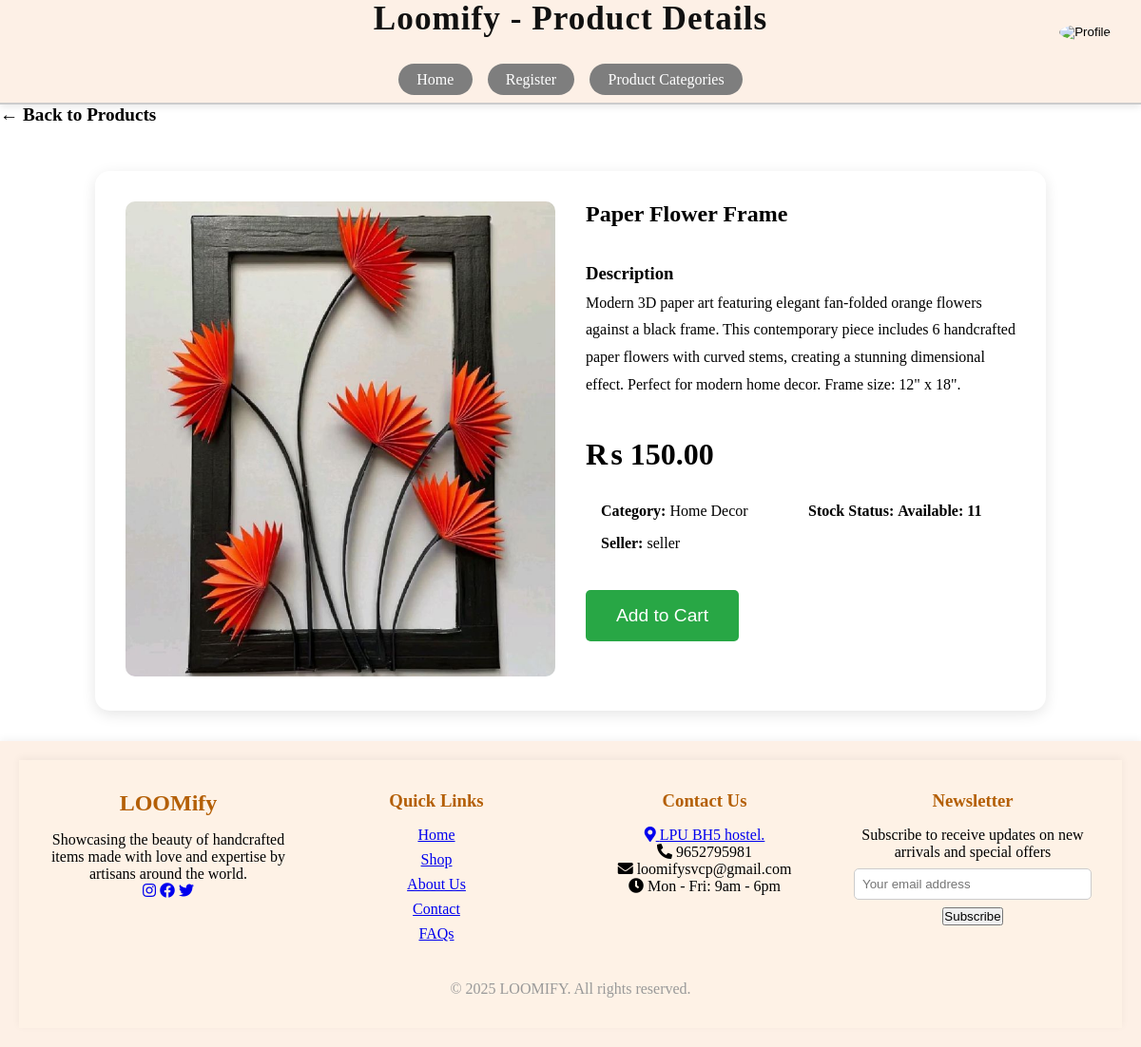
Page /productDetails.php?id=1 on the committed database.
### tables this page shows
CREATE TABLE `products` (
  `product_id` int(11) NOT NULL,
  `seller_id` int(11) DEFAULT NULL,
  `name` varchar(100) NOT NULL,
  `description` text DEFAULT NULL,
  `price` decimal(10,2) NOT NULL,
  `stock` int(11) NOT NULL,
  `Image` varchar(255) NOT NULL,
  `category_id` int(11) NOT NULL
);

CREATE TABLE `categories` (
  `category_id` int(11) NOT NULL,
  `name` varchar(100) NOT NULL,
  `Image` varchar(255) NOT NULL,
  `description` varchar(255) NOT NULL
);

CREATE TABLE `users` (
  `user_id` int(11) NOT NULL,
  `username` varchar(50) NOT NULL,
  `email` varchar(100) NOT NULL,
  `password` varchar(255) NOT NULL,
  `Address` varchar(255) DEFAULT NULL,
  `phone_number` varchar(15) DEFAULT NULL,
  `created_at` timestamp NOT NULL DEFAULT current_timestamp(),
  `role` enum('buyer','seller','admin') DEFAULT 'buyer'
);

### productDetails.php (the view, shortened to what this page needs)
<?php
include 'db.php';
$product_id = intval($_GET['id']);
$query = "SELECT p.*, c.name AS category_name, u.username AS seller_name
          FROM products p
          LEFT JOIN categories c ON p.category_id = c.category_id
          LEFT JOIN users u ON p.seller_id = u.user_id
          WHERE p.product_id = ?";
$stmt = $conn->prepare($query);
$stmt->bind_param("i", $product_id);
$stmt->execute();
$result = $stmt->get_result();
$product = $result->fetch_assoc();
?>
<!DOCTYPE html>
<html lang="en">
<head>
</head>
<body>
    <?php include 'styles/header.php'; ?>
    <header>
    <div class="header-content">
         <div class="header-title">
                <h1>Loomify - Product Details</h1>
            </div>
<div class="header-profile">
    <div class="dropdown">
        <button class="profile-btn" id="profileToggle">
            <img src="https://cdn-icons-png.flaticon.com/128/3177/3177440.png" alt="Profile" class="profile-icon">
        </button>
    </div>
</div>
  <div class="header-navigation">
                <nav>
                    <ul>
                        <?php if(isset($_SESSION['user_id'])): ?>
                            <li><a class="logoutbtn" href="index.php">Home  </a></li>
                            <li>
                                <a href="Cart.php" class="cart-icon">
                                    My Cart
                                    <?php
                                    $cartCount = isset($_SESSION['cart_count']) ? $_SESSION['cart_count'] : 0;
                                    if($cartCount > 0): ?>
                                        <span class="cart-count"><?php echo $cartCount; ?></span>
                                    <?php endif; ?>
                                </a>
                            </li>
                            <li><a href="productCategory.php">Product Categories</a></li>
                        <?php else: ?>
                            <li><a href="index.php">Home</a></li>
                            <li><a href="register.php">Register</a></li>
                            <li><a href="productCategory.php">Product Categories</a></li>
                        <?php endif; ?>
                    </ul>
                </nav>
            </div>
        </div>
    </header>
    <div class="container">
        <a href="index.php" class="back-button">← Back to Products</a>
        <div class="product-details-container">
            <div class="product-details-image">
                <?php if(!empty($product['Image']) && file_exists($product['Image'])): ?>
                    <img src="<?php echo htmlspecialchars($product['Image']); ?>"
                         alt="<?php echo htmlspecialchars($product['name']); ?>">
                <?php else: ?>
                    <div class="error-image">No image available</div>
                <?php endif; ?>
            </div>
            <div class="product-details-info">
                <div class="product-details-header">
                    <h2><?php echo htmlspecialchars($product['name']); ?></h2>
                </div>
                <div class="product-details-description">
                    <h3>Description</h3>
                    <p><?php echo htmlspecialchars($product['description']); ?></p>
                </div>
                <div class="product-details-price">
                    ₨ <?php echo number_format($product['price'], 2); ?>
                </div>
                <div class="product-details-metadata">
                    <div>
                        <strong>Category:</strong>
                        <?php echo htmlspecialchars($product['category_name'] ?? 'Uncategorized'); ?>
                    </div>
                    <div>
                        <strong>Stock Status:</strong>
                        <span class="product-details-stock <?php
                            echo ($product['stock'] <= 0 ? 'out-of-stock' :
                                  ($product['stock'] <= 5 ? 'low-stock' : ''));
                        ?>">
                            <?php
                            if ($product['stock'] <= 0) {
                                echo 'Out of Stock';
                            } elseif ($product['stock'] <= 5) {
                                echo 'Low Stock: ' . $product['stock'] . ' left';
                            } else {
                                echo 'Available: ' . $product['stock'];
                            }
                            ?>
                        </span>
                    </div>
                    <p><strong>Seller:</strong> <?php echo htmlspecialchars($product['seller_name']); ?></p>
                </div>
                <form action="Cart.php" method="POST" class="cart-form" style="margin-top: 1.5rem;">
                    <button type="submit"
                            class="add-to-cart-btn"
                            <?php echo ($product['stock'] <= 0 ? 'disabled' : ''); ?>>
                        <?php echo ($product['stock'] <= 0 ? 'Out of Stock' : 'Add to Cart'); ?>
                    </button>
                </form>
            </div>
        </div>
    </div>
    <footer>
        <div class="footer-content">
            <?php include 'styles/footer.php'; ?>
        </div>
    </footer>
</body>
</html>

### productDetails.php (style rules this page uses)
.product-details-container { max-width: 1000px; margin: 2rem auto; display: flex; gap: 2rem; background: white; padding: 2rem; border-radius: 15px; box-shadow: 0 4px 15px rgba(0, 0, 0, 0.1); }
.product-details-image { flex: 1; max-width: 50%; }
.product-details-image img { width: 100%; height: 500px; object-fit: cover; border-radius: 10px; }
.product-details-info { flex: 1; display: flex; flex-direction: column; }
.product-details-header { border-bottom: 2px solid var(--secondary-color); padding-bottom: 1rem; margin-bottom: 1rem; }
.product-details-price { font-size: 2rem; color: var(--primary-color); font-weight: bold; margin: 1rem 0; }
.product-details-description { margin-bottom: 1.5rem; line-height: 1.8; }
.product-details-metadata { display: grid; grid-template-columns: 1fr 1fr; gap: 1rem; background-color: var(--light-gray); padding: 1rem; border-radius: 8px; }
.product-details-stock { font-weight: bold; color: var(--secondary-color); }
.back-button { display: inline-block; margin-bottom: 1rem; color: var(--primary-color); text-decoration: none; font-weight: bold; font-size: 1.2rem; }
.add-to-cart-btn { background-color: #28a745; color: white; border: none; padding: 1rem 2rem; border-radius: 5px; font-size: 1.2rem; cursor: pointer; transition: background-color 0.3s ease; }

### styles/header.php (style rules this page uses)
* { margin: 0; padding: 0; box-sizing: border-box; }
html { scroll-behavior: smooth; }
header { background-color: #fdf0e6; padding: 4rem 1rem; border-bottom: 2px solid #ccc; height: 110px; }
.header-content { display: flex; flex-direction: column; align-items: center; justify-content: center; gap: 2.2rem; }
.header-title h1 { font-size: 2.2rem; font-weight: 800; color: #111; text-align: center; letter-spacing: 1px; }
.header-profile { position: absolute; top: 1.5rem; right: 2rem; }
.dropdown { position: relative; display: inline-block; }
.profile-btn { background: none; border: none; cursor: pointer; }
.profile-icon { width: 40px; height: 40px; border-radius: 50%; transition: transform 0.2s ease; }
.header-navigation nav ul { list-style: none; display: flex; gap: 1rem; justify-content: center; flex-wrap: wrap; }
.header-navigation nav ul li a { background-color: #7e7e7e; color: white; padding: 0.5rem 1.2rem; border-radius: 9999px; text-decoration: none; font-weight: 500; transition: background-color 0.3s ease; }

### styles/footer.php (style rules this page uses)
header { background-color: #fdf0e6; box-shadow: 0 2px 8px rgba(0, 0, 0, 0.1); padding: 0; }
footer { margin-top: auto; background-color: #fdf0e6; padding: 20px; text-align: center; box-shadow: 0 -2px 8px rgba(0, 0, 0, 0.05); }

### rows in the picture
products: Image (picture), name "Paper Flower Frame", description "Modern 3D paper art featuring elegant fan-folded orange flowers against a black frame. This contemporary piece includes 6 handcrafted paper flowers with curved stems, creating a stunning dimensional effect. Perfect for modern home decor. Frame size: 12\" x 18\".", price "150.00", category.name "Home Decor", stock "11", seller.username "seller"
